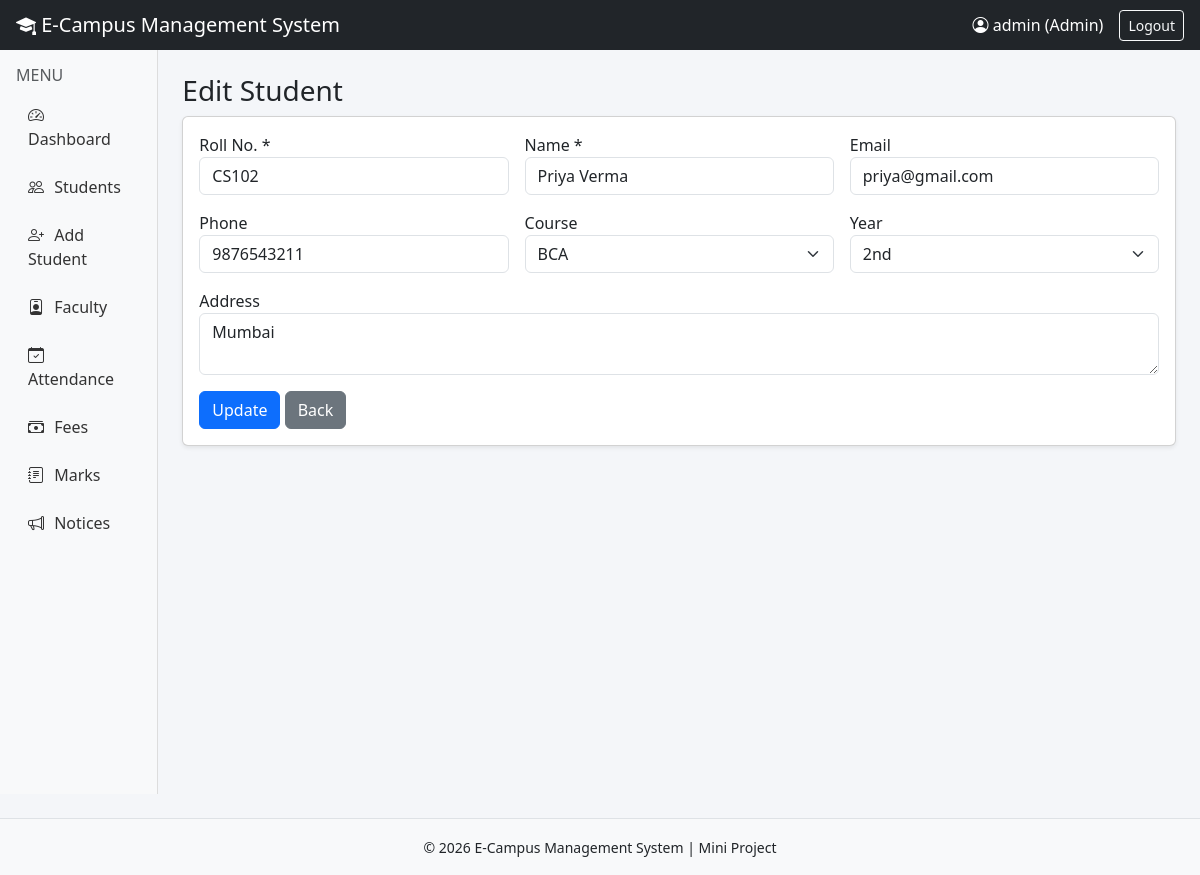
The app's page /add_student.php?edit=2 (signed in) with its own data.
### tables this page shows
CREATE TABLE students (
    id INT AUTO_INCREMENT PRIMARY KEY,
    roll_no VARCHAR(20) NOT NULL UNIQUE,
    name VARCHAR(100) NOT NULL,
    email VARCHAR(100),
    phone VARCHAR(15),
    course VARCHAR(50),
    year VARCHAR(10),
    address TEXT,
    created_at TIMESTAMP DEFAULT CURRENT_TIMESTAMP
);

### add_student.php (the view, shortened to what this page needs)
<?php
include 'config/db.php';
include 'includes/header.php';
$edit = false;
$student = ['id'=>'','roll_no'=>'','name'=>'','email'=>'','phone'=>'','course'=>'','year'=>'','address'=>''];
if (isset($_GET['edit'])) {
    $id = intval($_GET['edit']);
    $stmt = $conn->prepare("SELECT * FROM students WHERE id=?");
    $stmt->bind_param("i", $id);
    $stmt->execute();
    $student = $stmt->get_result()->fetch_assoc();
    $edit = true;
}
?>
<h3><?php echo $edit ? "Edit Student" : "Add New Student"; ?></h3>
<div class="card shadow-sm">
    <div class="card-body">
        <form method="POST" action="">
            <div class="row g-3">
                <div class="col-md-4">
                    <label>Roll No. *</label>
                    <input type="text" name="roll_no" class="form-control" value="<?php echo htmlspecialchars($student['roll_no']); ?>" required>
                </div>
                <div class="col-md-4">
                    <label>Name *</label>
                    <input type="text" name="name" class="form-control" value="<?php echo htmlspecialchars($student['name']); ?>" required>
                </div>
                <div class="col-md-4">
                    <label>Email</label>
                    <input type="email" name="email" class="form-control" value="<?php echo htmlspecialchars($student['email']); ?>">
                </div>
                <div class="col-md-4">
                    <label>Phone</label>
                    <input type="text" name="phone" class="form-control" value="<?php echo htmlspecialchars($student['phone']); ?>">
                </div>
                <div class="col-md-4">
                    <label>Course</label>
                    <select name="course" class="form-select">
                        <?php foreach (['BCA','MCA','BSc IT','BTech','MTech'] as $c): ?>
                        <option <?php if($student['course']==$c) echo 'selected'; ?>><?php echo $c; ?></option>
                        <?php endforeach; ?>
                    </select>
                </div>
                <div class="col-md-4">
                    <label>Year</label>
                    <select name="year" class="form-select">
                        <?php foreach (['1st','2nd','3rd','4th'] as $y): ?>
                        <option <?php if($student['year']==$y) echo 'selected'; ?>><?php echo $y; ?></option>
                        <?php endforeach; ?>
                    </select>
                </div>
                <div class="col-12">
                    <label>Address</label>
                    <textarea name="address" class="form-control" rows="2"><?php echo htmlspecialchars($student['address']); ?></textarea>
                </div>
            </div>
            <button type="submit" class="btn btn-primary mt-3"><?php echo $edit ? "Update" : "Save"; ?></button>
            <a href="manage_students.php" class="btn btn-secondary mt-3">Back</a>
        </form>
    </div>
</div>
<?php include 'includes/footer.php'; ?>

### assets/css/style.css (style rules this page uses)
body { font-family: 'Segoe UI', Tahoma, sans-serif; background: #f4f6f9; margin: 0; }

### records on screen
students: roll_no "CS102", name "Priya Verma", email "priya@gmail.com", phone "9876543211", course "BCA", year "2nd", address "Mumbai"

### other values on screen
$username "admin"
$role "Admin"
